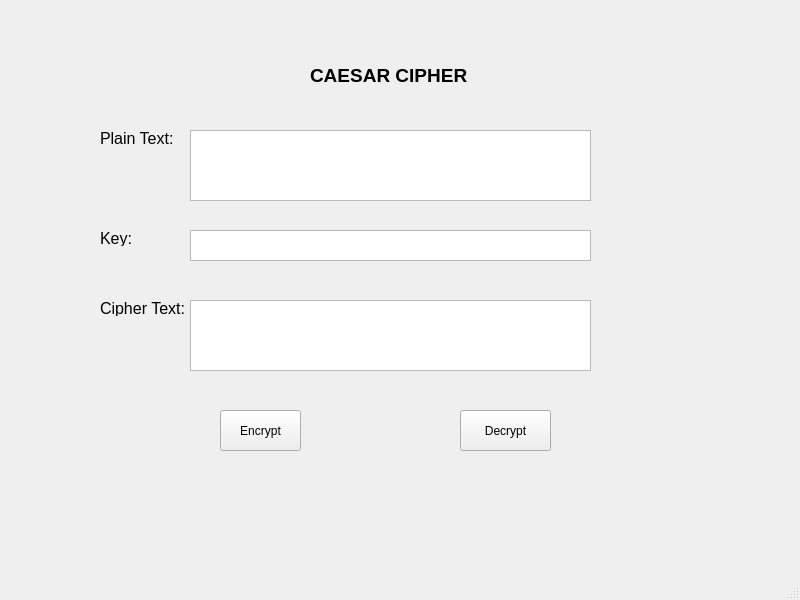
<?xml version="1.0" encoding="UTF-8"?>
<ui version="4.0">
 <class>MainWindow</class>
 <widget class="QMainWindow" name="MainWindow">
  <property name="geometry">
   <rect>
    <x>0</x>
    <y>0</y>
    <width>800</width>
    <height>600</height>
   </rect>
  </property>
  <property name="windowTitle">
   <string>MainWindow</string>
  </property>
  <widget class="QWidget" name="centralwidget">
   <widget class="QLabel" name="label">
    <property name="geometry">
     <rect>
      <x>310</x>
      <y>40</y>
      <width>171</width>
      <height>71</height>
     </rect>
    </property>
    <property name="font">
     <font>
      <pointsize>14</pointsize>
      <weight>75</weight>
      <bold>true</bold>
     </font>
    </property>
    <property name="text">
     <string>CAESAR CIPHER</string>
    </property>
   </widget>
   <widget class="QLabel" name="label_2">
    <property name="geometry">
     <rect>
      <x>100</x>
      <y>130</y>
      <width>91</width>
      <height>16</height>
     </rect>
    </property>
    <property name="font">
     <font>
      <pointsize>12</pointsize>
     </font>
    </property>
    <property name="text">
     <string>Plain Text:</string>
    </property>
   </widget>
   <widget class="QLabel" name="label_3">
    <property name="geometry">
     <rect>
      <x>100</x>
      <y>230</y>
      <width>91</width>
      <height>16</height>
     </rect>
    </property>
    <property name="font">
     <font>
      <pointsize>12</pointsize>
     </font>
    </property>
    <property name="text">
     <string>Key:</string>
    </property>
   </widget>
   <widget class="QLabel" name="label_4">
    <property name="geometry">
     <rect>
      <x>100</x>
      <y>300</y>
      <width>91</width>
      <height>16</height>
     </rect>
    </property>
    <property name="font">
     <font>
      <pointsize>12</pointsize>
     </font>
    </property>
    <property name="text">
     <string>Cipher Text:</string>
    </property>
   </widget>
   <widget class="QPlainTextEdit" name="txt_plain_text">
    <property name="geometry">
     <rect>
      <x>190</x>
      <y>130</y>
      <width>401</width>
      <height>71</height>
     </rect>
    </property>
   </widget>
   <widget class="QTextEdit" name="txt_key">
    <property name="geometry">
     <rect>
      <x>190</x>
      <y>230</y>
      <width>401</width>
      <height>31</height>
     </rect>
    </property>
   </widget>
   <widget class="QPlainTextEdit" name="txt_cipher_text">
    <property name="geometry">
     <rect>
      <x>190</x>
      <y>300</y>
      <width>401</width>
      <height>71</height>
     </rect>
    </property>
   </widget>
   <widget class="QPushButton" name="btn_encrypt">
    <property name="geometry">
     <rect>
      <x>220</x>
      <y>410</y>
      <width>81</width>
      <height>41</height>
     </rect>
    </property>
    <property name="text">
     <string>Encrypt</string>
    </property>
   </widget>
   <widget class="QPushButton" name="btn_decrypt">
    <property name="geometry">
     <rect>
      <x>460</x>
      <y>410</y>
      <width>91</width>
      <height>41</height>
     </rect>
    </property>
    <property name="text">
     <string>Decrypt</string>
    </property>
   </widget>
  </widget>
  <widget class="QMenuBar" name="menubar">
   <property name="geometry">
    <rect>
     <x>0</x>
     <y>0</y>
     <width>800</width>
     <height>21</height>
    </rect>
   </property>
  </widget>
  <widget class="QStatusBar" name="statusbar"/>
 </widget>
 <resources/>
 <connections/>
</ui>
